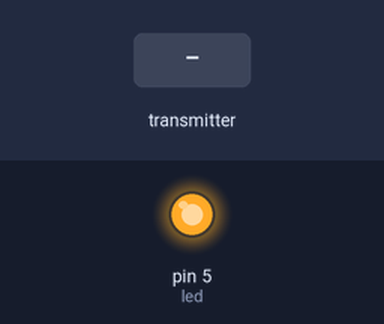
The sketch below on a simulated Arduino Uno, built with avr-gcc and run on an emulated ATmega328P. Parts: output pins drawn as LEDs (lit = HIGH). Dashed ring = blinking. The inputs (shaded band) are chosen by the test bench. No radio packets arrive unless stated; what the sketch prints to the serial monitor is not drawn.

Above: at 0.01 s.
At 1.3 s:
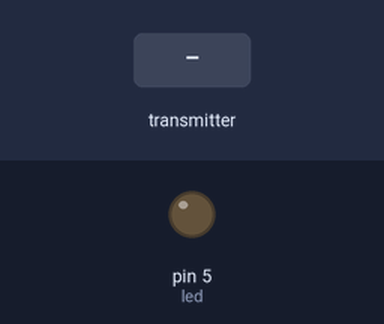
1.4 s: the transmitter starts sending datos.0 = 0
At 1.61 s:
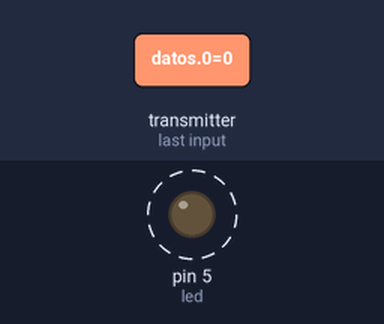
Timing chart, 0 to 10.4 s (numbered marks = the images above; inputs shaded):
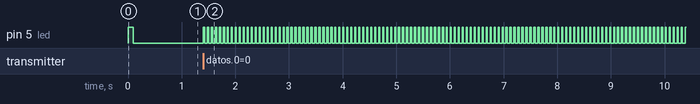

Measured:
- after the input at 1.4 s, pin 5 (led): alternates HIGH for 0.02 s and LOW for 0.05 s, starting at once

The sketch:

Cansat_Receptor.ino
```cpp
#include <SPI.h> // library SPI from comunication with module
#include <nRF24L01.h>
#include <RF24.h>
#include <ArduinoJson.h>

const int led = 5;
//Nrf24
#define CE_PIN 8
#define CSN_PIN 10
byte direccion[5] ={'c','a','n','a','l'}; //Channel to read
RF24 nrf24(CE_PIN, CSN_PIN);  // bus SPI
//Data Variables
float datos[12];

void setup()
{
  Serial.begin(115200); // inicializa monitor serie a 9600 bps
  //Led
  pinMode(led, OUTPUT); //Led
  digitalWrite(led, HIGH);
  delay(100);
  digitalWrite(led, LOW);
  //NRF24L01
  nrf24.begin();
  if(!nrf24.begin()){
    Serial.print("No initialized");
  }
  nrf24.openReadingPipe(1, direccion); //Open to channel lecture
  //Start listening cansat
  nrf24.startListening();
  //Serial.println("Base iniciada");  // texto para no comenzar con ventana vacia
  Serial.println(nrf24.getPALevel());
  nrf24.setDataRate(0); // 2Mbs
  Serial.println(nrf24.getDataRate());
}

void loop()
{
  uint8_t numero_canal;
  String JsonData;
  if (nrf24.available()) // if exist information available
  {
    digitalWrite(led, 1);
    //Read data and save in data[] array
    nrf24.read(datos,sizeof(datos));
    //convert to Json and print___
    DynamicJsonDocument data(JSON_OBJECT_SIZE(12));
        data["Temperature"] = datos[0];
        data["Humidity"] = datos[1];
        data["Pressure"] = datos[2];
        data["DustDensity"] = datos[3];
        data["GasConcentration"] = datos[4];
        data["altitude"] = datos[5];
        data["Accelerometer_x"] = datos[6];
        data["Accelerometer_y"] = datos[7];
        data["Accelerometer_z"] = datos[8];
        data["Gyro_x"] = datos[9];
        data["Gyro_y"] = datos[10];
        data["Gyro_z"] = datos[11];
        /*
        data["CH4"] = ch4;
        data["C2H5OH"] = c2h5oh;
        data["H2"] = h2;
        data["NH3"] = nh3;
        data["CO"] = co;
        */
    serializeJson(data, JsonData);
    Serial.println(JsonData);

  }
  else{
    //Serial.println("None information");
    digitalWrite(led, 0);
    delay(50);
  }
}
```
